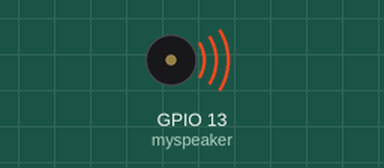
A program run on a simulated Raspberry Pi (BCM pin numbers). On the bench: buzzer (waves = sounding). Random numbers come from a fixed seed; what the program prints to the terminal is not drawn.

Above: at 0.1 s.
Timing chart, 0 to 40.0 s (numbered marks = the images above):
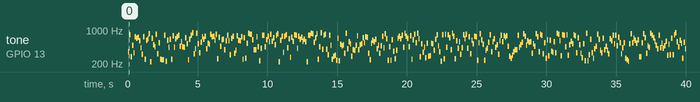

Measured:
- by itself, tone on GPIO 13 (myspeaker): plays 357 Hz for 0.10 s, 802 Hz for 0.10 s, 284 Hz for 0.10 s, 481 Hz for 0.10 s, 340 Hz for 0.10 s, 727 Hz for 0.10 s … (400 notes in this stretch)

The program:

03_01_easySpeaker.py
```python
from gpiozero import TonalBuzzer
from gpiozero.tones import Tone
import time
import random

myspeaker = TonalBuzzer(13)


while True:
    playThis = random.randint(220,880)
    print(playThis)
    myspeaker.play(Tone(playThis))
    time.sleep(.1)


while False:
    for playThis in range(220, 890, 10):
        print(playThis)
        myspeaker.play(Tone(playThis))
        time.sleep(.03)

myspeaker.stop()
```
